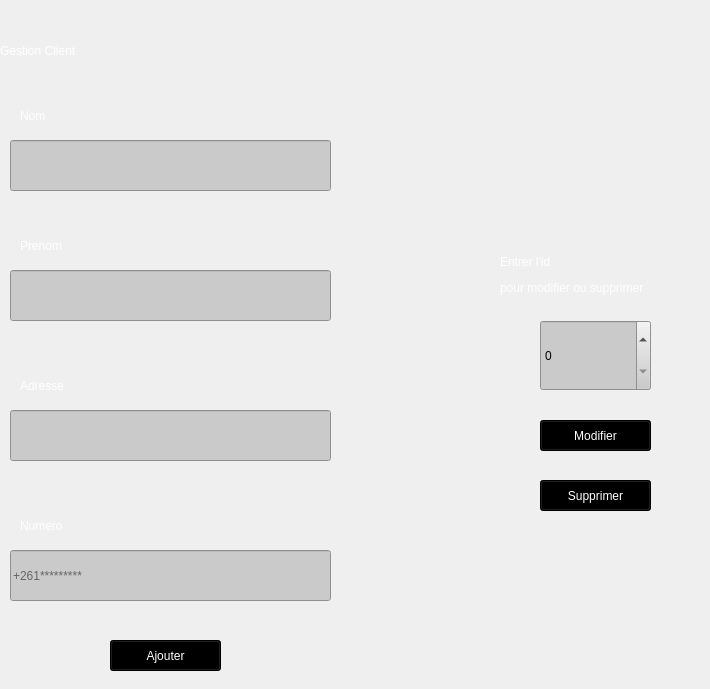
              <widget class="QWidget" name="scrollAreaWidgetContents_4">
               <property name="geometry">
                <rect>
                 <x>0</x>
                 <y>0</y>
                 <width>710</width>
                 <height>689</height>
                </rect>
               </property>
               <widget class="QLabel" name="label_13">
                <property name="geometry">
                 <rect>
                  <x>0</x>
                  <y>20</y>
                  <width>171</width>
                  <height>61</height>
                 </rect>
                </property>
                <property name="styleSheet">
                 <string notr="true">font: 600 15pt &quot;Yu Gothic UI Semibold&quot;;
color: rgb(255, 255, 255);</string>
                </property>
                <property name="text">
                 <string>Gestion Client</string>
                </property>
               </widget>
               <widget class="QLabel" name="label_14">
                <property name="geometry">
                 <rect>
                  <x>20</x>
                  <y>100</y>
                  <width>41</width>
                  <height>31</height>
                 </rect>
                </property>
                <property name="styleSheet">
                 <string notr="true">font: 600 italic 9pt &quot;Segoe UI&quot;;
color: rgb(255, 255, 255);</string>
                </property>
                <property name="text">
                 <string>Nom</string>
                </property>
               </widget>
               <widget class="QLineEdit" name="client_nom">
                <property name="geometry">
                 <rect>
                  <x>10</x>
                  <y>140</y>
                  <width>321</width>
                  <height>51</height>
                 </rect>
                </property>
                <property name="styleSheet">
                 <string notr="true">background-color: rgb(202, 202, 202);
</string>
                </property>
                <property name="clearButtonEnabled">
                 <bool>true</bool>
                </property>
               </widget>
               <widget class="QLineEdit" name="client_prenom">
                <property name="geometry">
                 <rect>
                  <x>10</x>
                  <y>270</y>
                  <width>321</width>
                  <height>51</height>
                 </rect>
                </property>
                <property name="styleSheet">
                 <string notr="true">background-color: rgb(202, 202, 202);
</string>
                </property>
                <property name="clearButtonEnabled">
                 <bool>true</bool>
                </property>
               </widget>
               <widget class="QLabel" name="label_15">
                <property name="geometry">
                 <rect>
                  <x>20</x>
                  <y>230</y>
                  <width>61</width>
                  <height>31</height>
                 </rect>
                </property>
                <property name="styleSheet">
                 <string notr="true">font: 600 italic 9pt &quot;Segoe UI&quot;;
color: rgb(255, 255, 255);</string>
                </property>
                <property name="text">
                 <string>Prenom</string>
                </property>
               </widget>
               <widget class="QLineEdit" name="client_adresse">
                <property name="geometry">
                 <rect>
                  <x>10</x>
                  <y>410</y>
                  <width>321</width>
                  <height>51</height>
                 </rect>
                </property>
                <property name="styleSheet">
                 <string notr="true">background-color: rgb(202, 202, 202);
</string>
                </property>
                <property name="clearButtonEnabled">
                 <bool>true</bool>
                </property>
               </widget>
               <widget class="QLabel" name="label_16">
                <property name="geometry">
                 <rect>
                  <x>20</x>
                  <y>370</y>
                  <width>61</width>
                  <height>31</height>
                 </rect>
                </property>
                <property name="styleSheet">
                 <string notr="true">font: 600 italic 9pt &quot;Segoe UI&quot;;
color: rgb(255, 255, 255);</string>
                </property>
                <property name="text">
                 <string>Adresse</string>
                </property>
               </widget>
               <widget class="QLineEdit" name="client_tel">
                <property name="geometry">
                 <rect>
                  <x>10</x>
                  <y>550</y>
                  <width>321</width>
                  <height>51</height>
                 </rect>
                </property>
                <property name="styleSheet">
                 <string notr="true">background-color: rgb(202, 202, 202);
</string>
                </property>
                <property name="placeholderText">
                 <string>+261*********</string>
                </property>
                <property name="clearButtonEnabled">
                 <bool>true</bool>
                </property>
               </widget>
               <widget class="QLabel" name="label_17">
                <property name="geometry">
                 <rect>
                  <x>20</x>
                  <y>510</y>
                  <width>61</width>
                  <height>31</height>
                 </rect>
                </property>
                <property name="styleSheet">
                 <string notr="true">font: 600 italic 9pt &quot;Segoe UI&quot;;
color: rgb(255, 255, 255);</string>
                </property>
                <property name="text">
                 <string>Numero</string>
                </property>
               </widget>
               <widget class="QPushButton" name="client_ajouter">
                <property name="geometry">
                 <rect>
                  <x>110</x>
                  <y>640</y>
                  <width>111</width>
                  <height>31</height>
                 </rect>
                </property>
                <property name="styleSheet">
                 <string notr="true">color: rgb(255, 255, 255);
background-color: rgb(0, 0, 0);</string>
                </property>
                <property name="text">
                 <string>Ajouter</string>
                </property>
               </widget>
               <widget class="QLabel" name="label_18">
                <property name="geometry">
                 <rect>
                  <x>500</x>
                  <y>240</y>
                  <width>201</width>
                  <height>71</height>
                 </rect>
                </property>
                <property name="styleSheet">
                 <string notr="true">font: 600 italic 9pt &quot;Segoe UI&quot;;
color: rgb(255, 255, 255);</string>
                </property>
                <property name="text">
                 <string>&lt;html&gt;&lt;head/&gt;&lt;body&gt;&lt;p&gt;Entrer l'id &lt;/p&gt;&lt;p&gt;pour modifier ou supprimer&lt;/p&gt;&lt;/body&gt;&lt;/html&gt;</string>
                </property>
               </widget>
               <widget class="QSpinBox" name="id_client">
                <property name="geometry">
                 <rect>
                  <x>540</x>
                  <y>320</y>
                  <width>111</width>
                  <height>71</height>
                 </rect>
                </property>
                <property name="styleSheet">
                 <string notr="true">background-color: rgb(202, 202, 202);
</string>
                </property>
               </widget>
               <widget class="QPushButton" name="client_modifier">
                <property name="geometry">
                 <rect>
                  <x>540</x>
                  <y>420</y>
                  <width>111</width>
                  <height>31</height>
                 </rect>
                </property>
                <property name="styleSheet">
                 <string notr="true">color: rgb(255, 255, 255);
background-color: rgb(0, 0, 0);</string>
                </property>
                <property name="text">
                 <string>Modifier</string>
                </property>
               </widget>
               <widget class="QPushButton" name="client_supprimer">
                <property name="geometry">
                 <rect>
                  <x>540</x>
                  <y>480</y>
                  <width>111</width>
                  <height>31</height>
                 </rect>
                </property>
                <property name="styleSheet">
                 <string notr="true">color: rgb(255, 255, 255);
background-color: rgb(0, 0, 0);</string>
                </property>
                <property name="text">
                 <string>Supprimer</string>
                </property>
               </widget>
              </widget>
